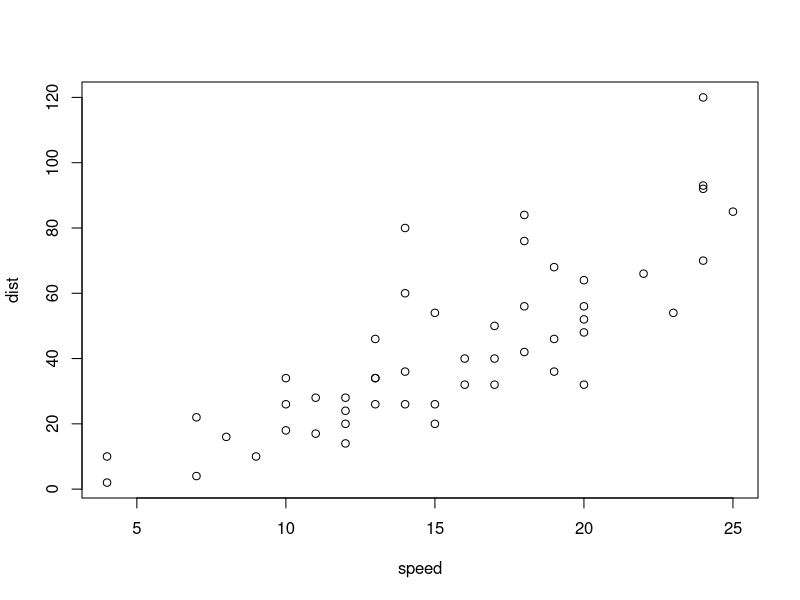
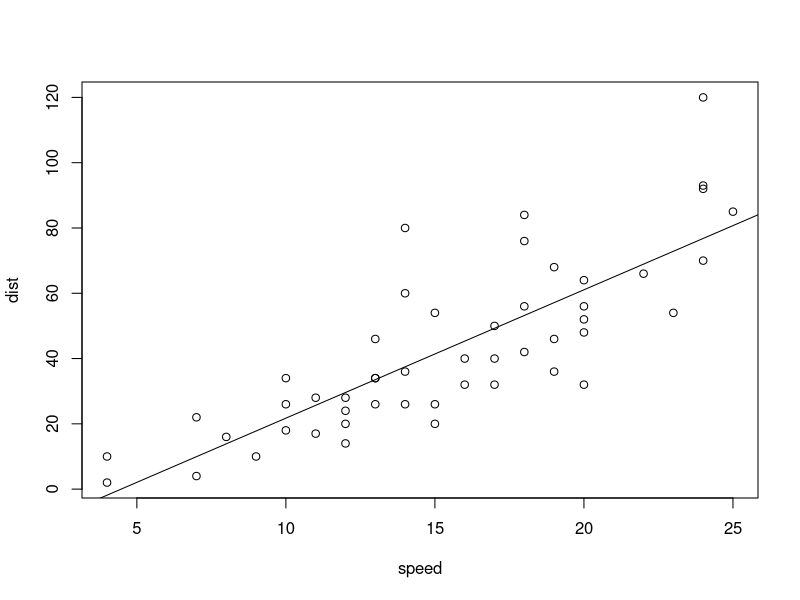
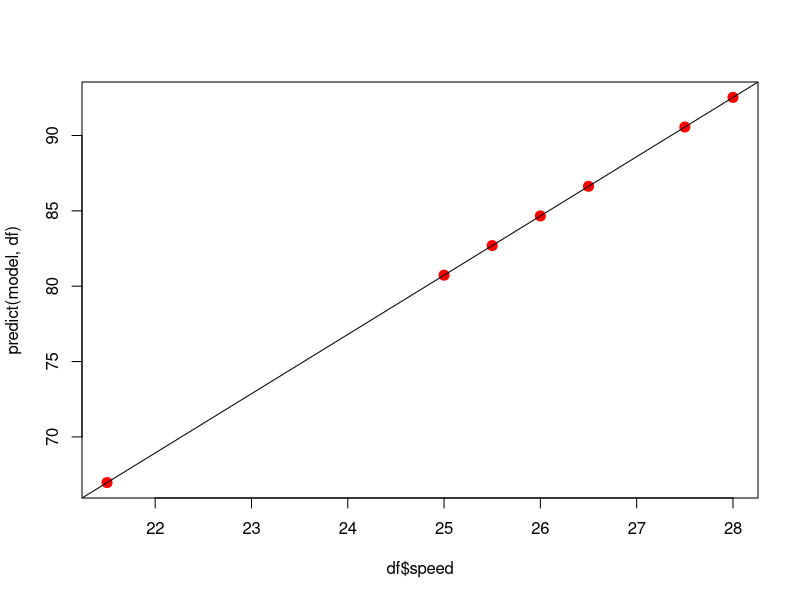
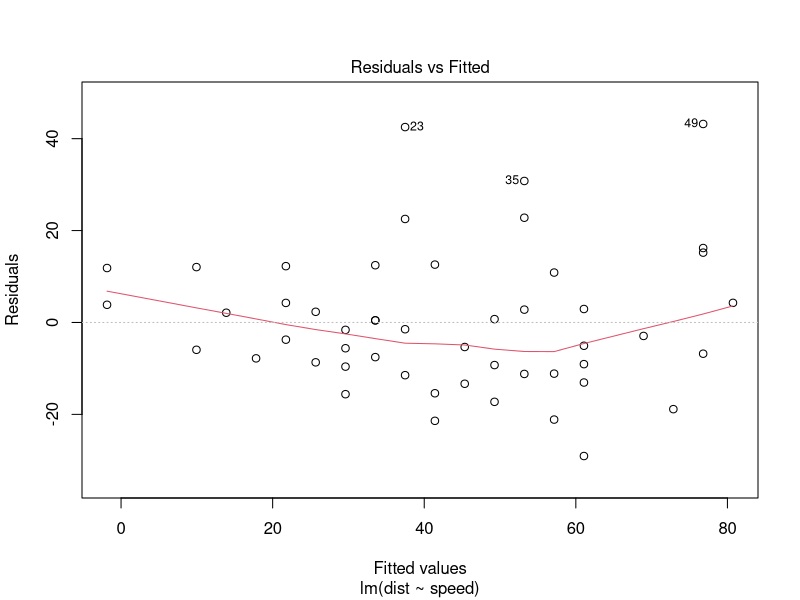
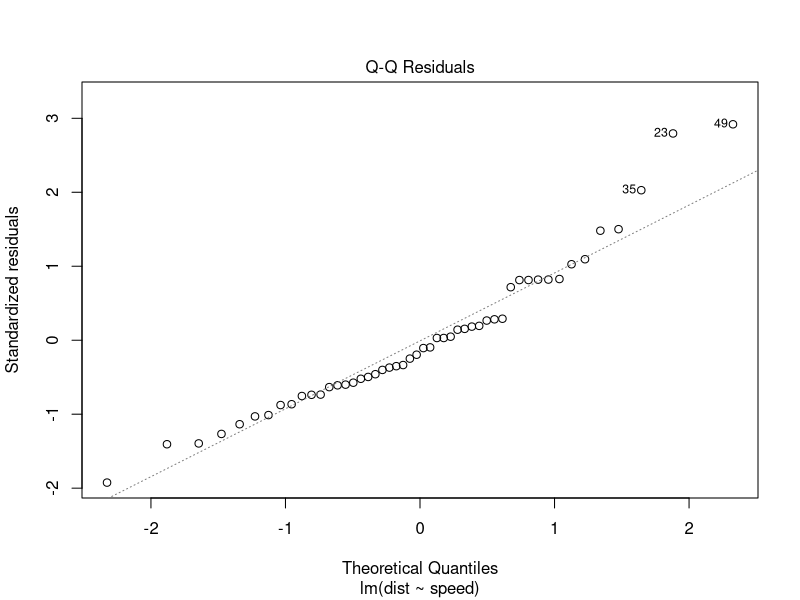
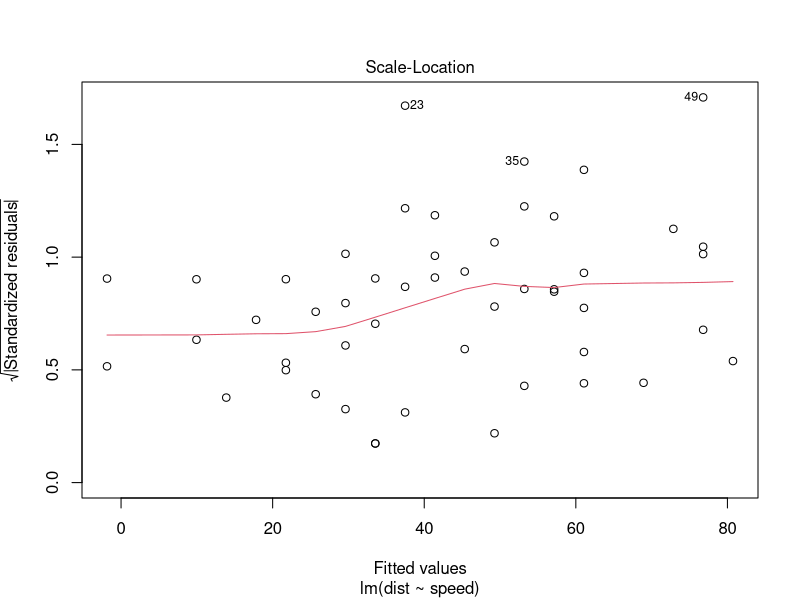
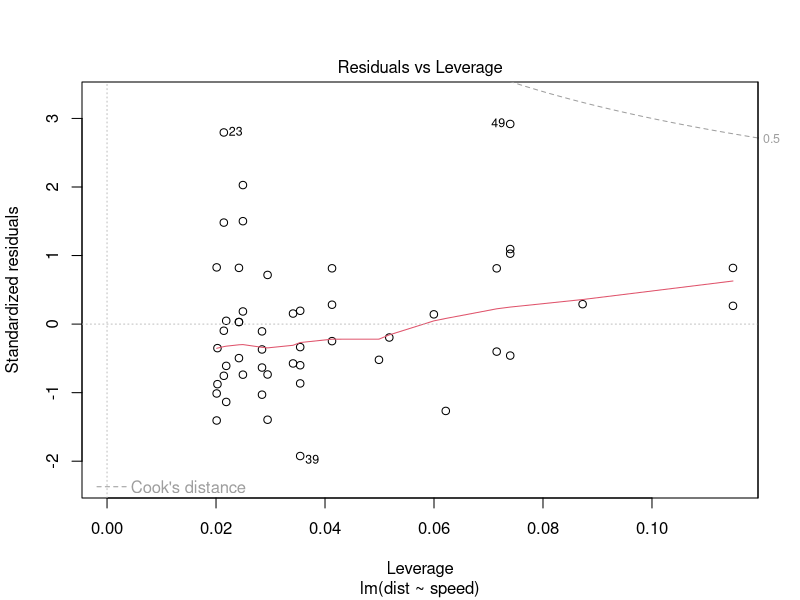
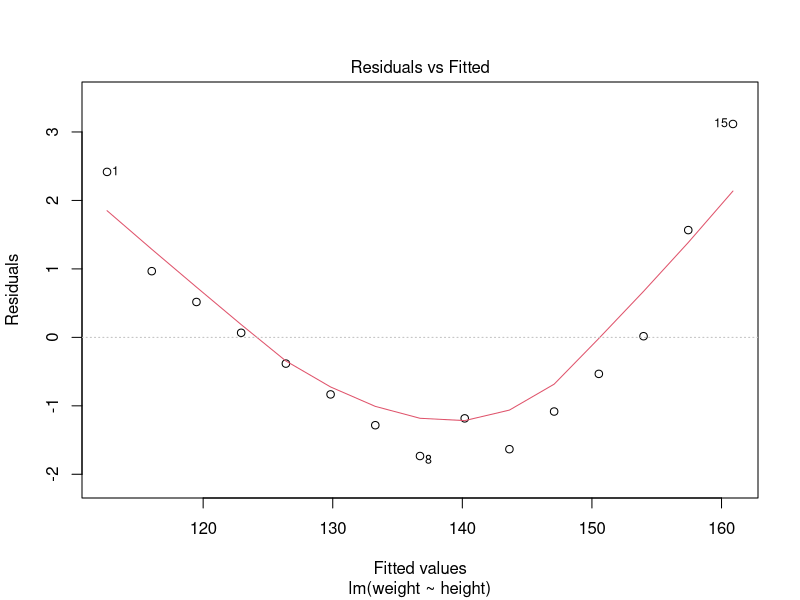

These charts were generated, in order, by the following R code:
#
#14일차
#
#단순선형 회귀분석(simple linear regression analysis)

#Modeling : 현실 세계에서 일어나는 현상을 수학식으로 표현하는 행위

#데이터 과학에서 독립변수 X를 설명변수(explanatory variable), 특징(feature)
#종속변수 Y를 반응변수(response variable), 레이블(label)
#x가 입력되면 Y를 맞추어야 하는 문제, Y를 ground truth로 간주

#                             (훈련 데이터)
#데이터 과학에서 Modeling이란 수집한 data를 이용하여 최적의 모델을 찾아내는 과정

#최적의 모델을 찾는 과정
#모델 : y = Wx + b           -> w, b를 계수(매개변수)
 
#1. 모델 선택 -> 선형 방정식 선택
#2. 주어진 data (훈련data)를 적용하여 매개변수 결정
#3. 예측은 훈련 data에 없는 새로운 data로 모델이 레이블을 추정하는 과정
#4. 완성된 모델에 대한 품질 평가

#회귀분석(Regreesion Analysis)
#관찰된 연속형 변수들에 대해 두 변수 사이의 모형을 구한 뒤 적합도를 측정해 내는 분석방법
#
#시간에 따라 변화하는 데이터나 어떤 여향, 가설적 실험, 
#인과 관계의 모델링 등의 통계적 예측에 이용 될 수 있다.



#단순선형 회귀분석(simple linear regression analysis)
#독립변수와 종속변수와의 관계가 선형으로 표현
#하나의 독립변수를 다루는 분석방법

#단순선형 회귀모델의 회귀식 : y = Wx + b  (w, b는 상수)
# w, b는 어떻게 찾을 수 있을까?
# x, y로 구성된 data를 이용하여 w, b를 찾아내는 모형




#오후수업

#주행거리와 제동거리 사이의 회귀모델
str(cars)
head(cars)

#산점도를 통한 선형 관계 확인
plot(dist~speed,data =cars)
plot(cars)

#회귀모델 구하기,
#종속 (반응) 변수 ~독립(설명)변수 순서로 지정

model <- lm(dist~speed, cars)
model

# Coefficients: 매개변수, 계수
#   (Intercept)        speed  
#     -17.579         3.932 

abline(model)


coef(model)                             #매개변수(계수) _ w, b값 출력
cars
fitted(model)                           #훈련data에 있는 샘플에 대한 예측값
residuals(model)                        #잔차 : 회귀식으로 추정된 값과의 차이
deviance(model)/length(cars$speed)      #잔차 제곡합을 평균제곱오차(MES-mean squared error)로 변환


b <- coef(model)[1]
b
W <- coef(model)[2]
W

speed <- 21.5
dist <- W*speed+b
dist

df <- data.frame(speed=c(21.5, 25.0, 25.5, 26.0, 26.5, 27.5, 28.0))

predict(model, df)                                                          #예측 수행 함수

plot(df$speed, predict(model, df), col = 'red', cex=2, pch=20)
abline(model)

str(cars)
speed <- cars[ ,1]
pred <- W*speed + b
pred

compare <- data.frame(pred, cars[,2],
                      pred-cars[,2])
compare

colnames(compare) <- c('예상', '실제', '오차')

head(fitted(model), 3)       #예측
head(residuals(model), 3)    #추정된 값과의 차이
head(compare, 3)

summary(model)




# 평균은 클수록, 분산은 작을수록, 데이터 크기가 클수록
#믿음이 커진다. -> t-통계량(t-statistics)/t-값(t-value)
#t-값이 크면 대립가설에 대한 믿음이 강해진다.
#t-값이 작으면 대립가설에 대한 믿음이 약해진다.
#데이터를 통해'대립가설이 통계학적으로 유의미하다'라는 것을 
#증명하고 확인하는 작업을 t-검정(t-test)이라 한다.

#'귀무가설이 참이라고 가정했을 때, 표본으로부터 얻어지는 통계치가 나타날 (관측될) 확률'을 
#'계산하는데 이때 계산된 확률값을 p값이라 한다.
#p값이 매우 낮으면, 이러한 표본 통계값은 우연히 나타나기 어려운 케이스이기 때문에, 
#우리는 귀무가설을 채택하지 않고(기각하고), 대안적인 가설인 가설, 즉 대립가설을 채택한다.




# > summary(model)
# Call:
#   lm(formula = dist ~ speed, data = cars)
# 
# Residuals:
#   Min      1Q  Median      3Q     Max 
# -29.069  -9.525  -2.272   9.215  43.201 
# 
# Coefficients:
#           Estimate Std.  Error       t      value Pr(>|t|)    
# (Intercept) -17.5791     6.7584    -2.601   0.0123   *  
#   speed      3.9324      0.4155     9.464   1.49e-12 ***
#   ---
#   Signif. codes:  0 ‘***’ 0.001 ‘**’ 0.01 ‘*’ 0.05 ‘.’ 0.1 ‘ ’ 1
# 
# Residual standard error: 15.38 on 48 degrees of freedom
# Multiple R-squared:  0.6511,	Adjusted R-squared:  0.6438 
# F-statistic: 89.57 on 1 and 48 DF,  p-value: 1.49e-12

str(cars)
head(cars)
car_model <- lm(dist~speed, data= cars)
coef(car_model)
plot(car_model);abline(car_model,col='red')
summary(car_model)

str(women)
head(women)
women_model <- lm(weight~height, data= women)
coef(women_model)
plot(women_model)
abline(women_model, col ='red')
summary(women_model)